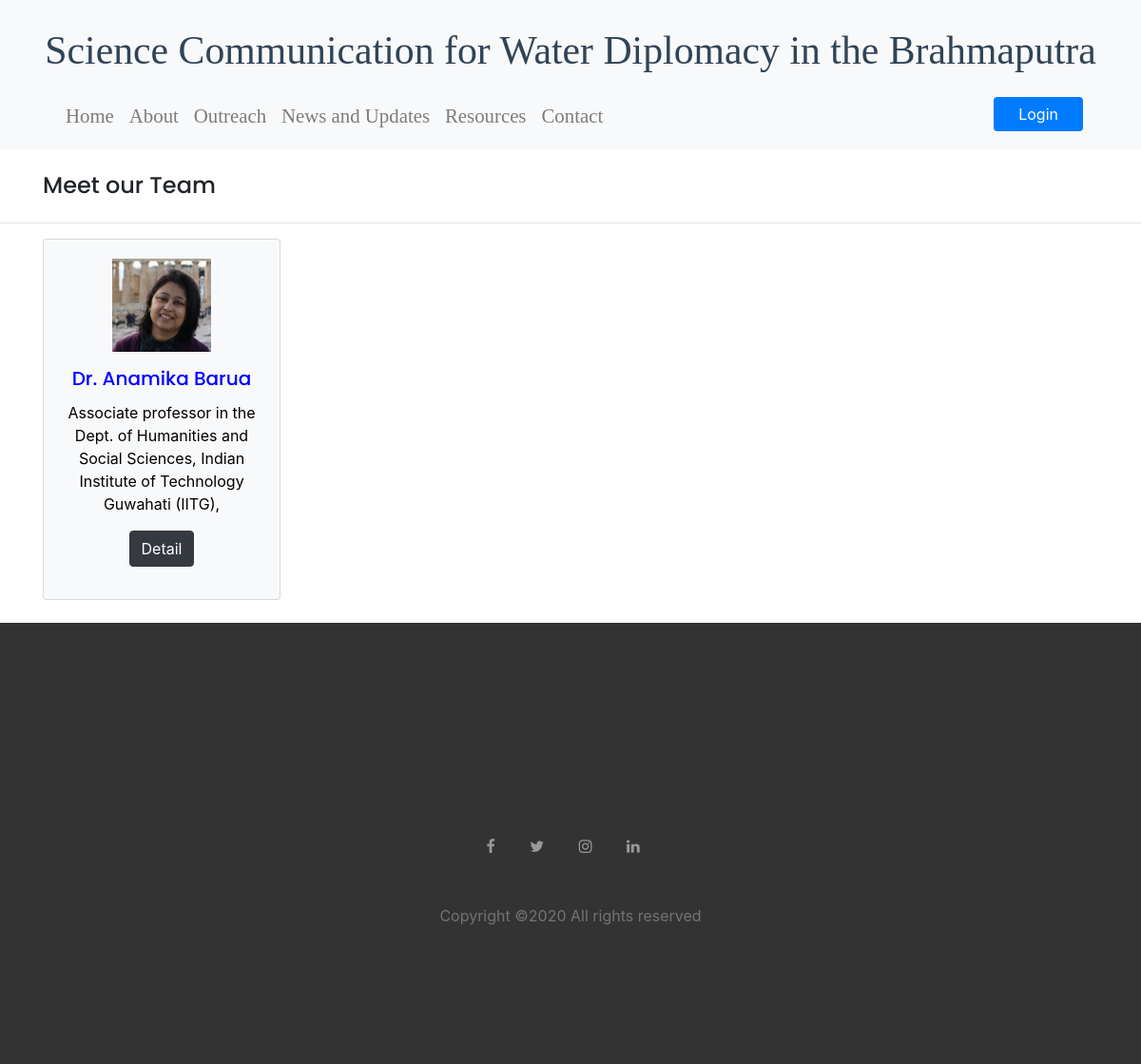
The page /teams/ on the database as committed earlier.
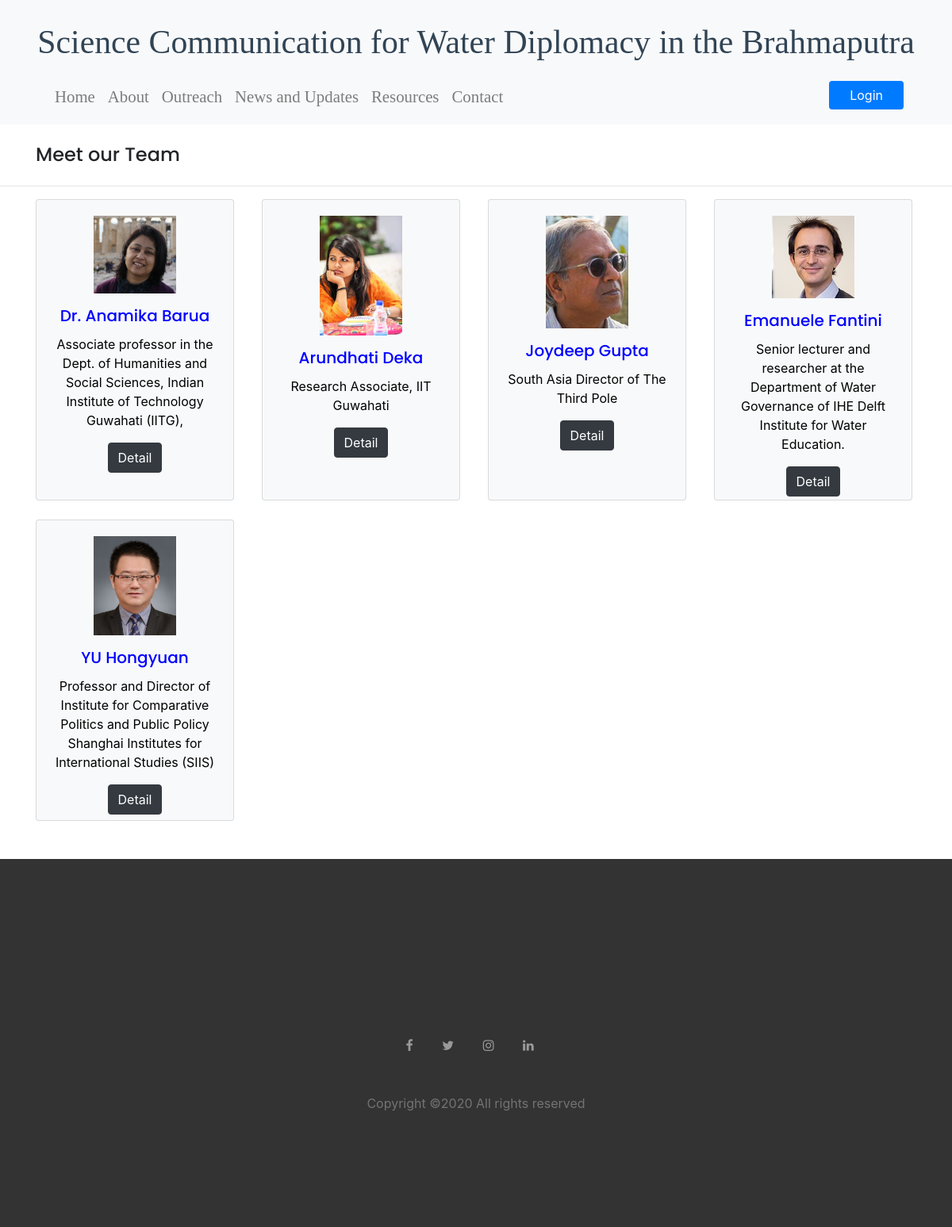
The same page on the database as committed later.
### mainsite/models.py (models this page shows, shortened)
class team(models.Model):
    name = models.CharField(max_length = 100)
    image = models.ImageField(upload_to = 'images/', default = 'download.png')
    designation = models.CharField(max_length = 1500, default= None)
    information = models.TextField(max_length = 3000, default= None)

### mainsite/views.py (the view)
# urls.py: path('teams/',views.teams,name ='teams'),
def teams(request):
    tm = team.objects
    return render(request,'teams.html',{'tm':tm})

### mainsite/templates/teams.html (shortened to what this page needs)
{% extends 'base.html' %}
{% block ccd %}
{% load static %}
<div id="marine-content-inner">
      <div class="container">
      <div class="row">
        <div class="col-lg-6 col-md-6 col-sm-6">
          <br>
          <h4>Meet our Team</h4>
        </div>
        <div class="col-lg-6 col-md-6 col-sm-6">
          <br>
        </div>
      </div>
</div>
<hr>
     <div class = "container">
    <div class = "row">
            <div class="col-3">
                  <div class="card bg-light text-black" style = "height:380px ; width:250px;">
                    <div class="card-body text-center">
                      <p><img class=" img-fluid" src="/static/images/anamika.JPG" alt="card image" width = "50%" height = "50%" ></p>
                      <h5 class="card-title" style = "color:blue">Dr. Anamika Barua</h5>
                      <p>Associate professor in the Dept. of Humanities and Social Sciences, Indian Institute of Technology Guwahati (IITG),</p>
                      <a class="btn btn-dark" href="{%url 'mainsite:anamika' %}" role="button">Detail</a>
                    </div>
                  </div>
            </div>
     {%for member in tm.all%}
            <div class="col-3">
                <div class="frontside ">
                            <div class="card bg-light text-black" style = "height:380px ; width:250px;">
                                <div class="card-body text-center">
                                    <p><img class=" img-fluid" src="{{member.image.url}}" alt="card image" width = "50%" ></p>
                                    <h5 class="card-title" style = "color:blue">{{member.name}}</h5>
                                    <p>{{member.designation}}</p>
                                   <p><a class="btn btn-dark" href="{%url 'mainsite:detail' member.id %}" role="button">Detail</a>
                                    </p>
                                </div>
                            </div>
                </div>
                <br>
            </div>
        {%endfor%}
    </div>
    </div>
<br>
{%endblock%}

### dupc/templates/base.html (shortened to what this page needs)
<!DOCTYPE html>
<html lang="en">
{%load static %}
  <head>
    <link rel="stylesheet" href="{% static "/fonts/icomoon/style.css" %}">
    <link rel="stylesheet" href="{% static "/css/bootstrap.min.css" %}">
    <link rel="stylesheet" href="{%static "/css/magnific-popup.css"%}">
    <link rel="stylesheet" href="{%static "/css/jquery-ui.css"%}">
    <link rel="stylesheet" href="{% static "/css/owl.carousel.min.css"%}">
    <link rel="stylesheet" href="{% static "/css/owl.theme.default.min.css"%}">
    <link rel="stylesheet" href="{%static "/css/bootstrap-datepicker.css"%}">
    <link rel="stylesheet" href="{%static "/fonts/flaticon/font/flaticon.css"%}">
    <link rel="stylesheet" href="https://cdn.jsdelivr.net/npm/mediaelement@4.2.7/build/mediaelementplayer.min.css">
    <link rel="stylesheet" href="{%static "/css/aos.css" %}">
    <link rel="stylesheet" href="{% static "/css/style.css" %}">
    <link rel="stylesheet" href="{% static "/css/custom.css" %}">
  </head>
  <body>
  <div class="site-wrap">
    <header class="site-navbar  position-relative py-1 bg-light">
    <br>
    <div class = "container" align='center'>
        <h1 style="font-family: 'Times New Roman', Times, serif; color:#314455;font-size: 261%;">Science Communication for Water Diplomacy in the Brahmaputra</h1>
    </div>
  <div class = "container">
  <nav class="navbar navbar-expand-lg navbar-light bg-light ">
  <div class="collapse navbar-collapse" id="navbarTogglerDemo01">
    <ul class="navbar-nav mr-auto mt-2 mt-lg-1 " style="font-size: 130%;font-family: 'Times New Roman', Times, serif;">
      <li class="nav-item">
        <a class="nav-link" href="{%url 'mainsite:homepage'%}">Home <span class="sr-only">(current)</span></a>
      </li>
       <li class="nav-item dropdown">
        <a class="nav-link " href="#" id="navbarDropdown" role="button" data-toggle="dropdown" aria-haspopup="true" aria-expanded="false">
          About
        </a>
      </li>
      <li class="nav-item">
        <a class="nav-link" href="{%url 'outreach:outreach'%}">Outreach</a>
      </li>
      <li class="nav-item">
        <a class="nav-link" href="{%url 'news:news'%}">News and Updates</a>
      </li>
        <li class="nav-item">
        <a class="nav-link" href="#">Resources</a>
      </li>
      <li class="nav-item ">
        <a class="nav-link" href="{%url 'mainsite:contact'%}">Contact</a>
      </li>
    </ul>
     {% if user.is_authenticated %}
      <p class="mb-0"><a href="{% url 'account:logoutpage' %}" class="btn btn-primary py-1 px-4 text-white">Logout</a></p>
      {%else%}
      <p class="mb-0"><a href="{% url 'account:loginpage' %}" class="btn btn-primary py-1 px-4 text-white">Login</a></p>
      {%endif%}
  </div>
</nav>
</div>
</header>
    {%block ccd%}{%endblock%}
     <footer class="site-footer">
      <div class="container">
        <div class="row pt-5 mt-5 text-center">
          <div class="col-md-12">
            <div class="mb-5">
              <a href="#" class="pl-0 pr-3"><span class="icon-facebook"></span></a>
              <a href="#" class="pl-3 pr-3"><span class="icon-twitter"></span></a>
              <a href="#" class="pl-3 pr-3"><span class="icon-instagram"></span></a>
              <a href="#" class="pl-3 pr-3"><span class="icon-linkedin"></span></a>
            </div>
            <p>
            Copyright &copy;<script>document.write(new Date().getFullYear());</script> All rights reserved
            </p>
          </div>
        </div>
      </div>
    </footer>
  </div>
 <link rel="stylesheet" href="https://stackpath.bootstrapcdn.com/bootstrap/4.4.1/css/bootstrap.min.css">
  </body>
</html>

### static/css/style.css (style rules this page uses)
body { line-height: 1.7; color: #4d4d4d; font-weight: 300; font-size: 1rem; }
a { -webkit-transition: .3s all ease; -o-transition: .3s all ease; transition: .3s all ease; }
h1, h2, h3, h4, h5, .h1, .h2, .h3, .h4, .h5 { font-family: "Poppins", -apple-system, BlinkMacSystemFont, "Segoe UI", Roboto, "Helvetica Neue", Arial, sans-serif, "Apple Color Emoji", "Segoe UI Emoji", "Segoe UI Symbol", "Noto Color Emoji"; }
.text-black { color: #000 !important; }
.site-wrap:before { -webkit-transition: .3s all ease-in-out; -o-transition: .3s all ease-in-out; transition: .3s all ease-in-out; background: rgba(0, 0, 0, 0.6); content: ""; position: absolute; z-index: 2000; top: 0; left: 0; right: 0; bottom: 0; opacity: 0; visibility: hidden; }
.btn { border-radius: 0; }
.btn.btn-primary { border: 2px solid transparent; }
.site-footer { padding: 4em 0; background: #333333; }
@media (min-width: 768px) { .site-footer { padding: 8em 0; } }
.site-footer p { color: #737373; }
.site-footer a { color: #999999; }
.site-navbar { margin-bottom: 0px; z-index: 1999; position: relative; }
.bg-light { background: #ccc; }

Rows that differ between the two databases and show on the page:
added team: image (picture), name "Arundhati Deka", designation "Research Associate, IIT Guwahati"
added team: image (picture), name "Joydeep Gupta", designation "South Asia Director of The Third Pole"
added team: image (picture), name "Emanuele Fantini", designation "Senior lecturer and researcher at the Department of Water Governance of IHE Delft Institute for Water Education."
added team: image (picture), name "YU Hongyuan", designation "Professor and Director of Institute for Comparative Politics and Public Policy Shanghai Institutes for International Studies (SIIS)"
